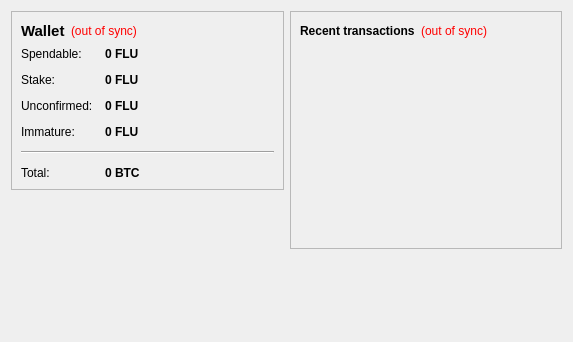
<?xml version="1.0" encoding="UTF-8"?>
<ui version="4.0">
 <class>OverviewPage</class>
 <widget class="QWidget" name="OverviewPage">
  <property name="geometry">
   <rect>
    <x>0</x>
    <y>0</y>
    <width>573</width>
    <height>342</height>
   </rect>
  </property>
  <property name="windowTitle">
   <string>Form</string>
  </property>
  <layout class="QHBoxLayout" name="horizontalLayout" stretch="1,1">
   <item>
    <layout class="QVBoxLayout" name="verticalLayout_2">
     <item>
      <widget class="QFrame" name="frame">
       <property name="frameShape">
        <enum>QFrame::StyledPanel</enum>
       </property>
       <property name="frameShadow">
        <enum>QFrame::Raised</enum>
       </property>
       <layout class="QVBoxLayout" name="verticalLayout_4">
        <item>
         <layout class="QHBoxLayout" name="horizontalLayout_4">
          <item>
           <widget class="QLabel" name="label_5">
            <property name="font">
             <font>
              <pointsize>11</pointsize>
              <weight>75</weight>
              <bold>true</bold>
             </font>
            </property>
            <property name="text">
             <string>Wallet</string>
            </property>
           </widget>
          </item>
          <item>
           <widget class="QLabel" name="labelWalletStatus">
            <property name="toolTip">
             <string>The displayed information may be out of date. Your wallet automatically synchronizes with the FlumpCoin network after a connection is established, but this process has not completed yet.</string>
            </property>
            <property name="styleSheet">
             <string notr="true">QLabel { color: red; }</string>
            </property>
            <property name="text">
             <string notr="true">(out of sync)</string>
            </property>
            <property name="alignment">
             <set>Qt::AlignLeading|Qt::AlignLeft|Qt::AlignVCenter</set>
            </property>
           </widget>
          </item>
          <item>
           <spacer name="horizontalSpacer_2">
            <property name="orientation">
             <enum>Qt::Horizontal</enum>
            </property>
            <property name="sizeHint" stdset="0">
             <size>
              <width>40</width>
              <height>20</height>
             </size>
            </property>
           </spacer>
          </item>
         </layout>
        </item>
        <item>
         <layout class="QFormLayout" name="formLayout_2">
          <property name="fieldGrowthPolicy">
           <enum>QFormLayout::AllNonFixedFieldsGrow</enum>
          </property>
          <property name="horizontalSpacing">
           <number>12</number>
          </property>
          <property name="verticalSpacing">
           <number>12</number>
          </property>
          <item row="0" column="0">
           <widget class="QLabel" name="label">
            <property name="text">
             <string>Spendable:</string>
            </property>
           </widget>
          </item>
          <item row="0" column="1">
           <widget class="QLabel" name="labelBalance">
            <property name="font">
             <font>
              <weight>75</weight>
              <bold>true</bold>
             </font>
            </property>
            <property name="cursor">
             <cursorShape>IBeamCursor</cursorShape>
            </property>
            <property name="toolTip">
             <string>Your current spendable balance</string>
            </property>
            <property name="text">
             <string notr="true">0 FLU</string>
            </property>
            <property name="textInteractionFlags">
             <set>Qt::LinksAccessibleByMouse|Qt::TextSelectableByKeyboard|Qt::TextSelectableByMouse</set>
            </property>
           </widget>
          </item>
          <item row="1" column="0">
           <widget class="QLabel" name="label_6">
            <property name="text">
             <string>Stake:</string>
            </property>
           </widget>
          </item>
          <item row="1" column="1">
           <widget class="QLabel" name="labelStake">
            <property name="font">
             <font>
              <weight>75</weight>
              <bold>true</bold>
             </font>
            </property>
            <property name="cursor">
             <cursorShape>IBeamCursor</cursorShape>
            </property>
            <property name="toolTip">
             <string>Total of coins that was staked, and do not yet count toward the current balance</string>
            </property>
            <property name="text">
             <string notr="true">0 FLU</string>
            </property>
            <property name="textInteractionFlags">
             <set>Qt::LinksAccessibleByMouse|Qt::TextSelectableByKeyboard|Qt::TextSelectableByMouse</set>
            </property>
           </widget>
          </item>
          <item row="2" column="0">
           <widget class="QLabel" name="label_3">
            <property name="text">
             <string>Unconfirmed:</string>
            </property>
           </widget>
          </item>
          <item row="2" column="1">
           <widget class="QLabel" name="labelUnconfirmed">
            <property name="font">
             <font>
              <weight>75</weight>
              <bold>true</bold>
             </font>
            </property>
            <property name="cursor">
             <cursorShape>IBeamCursor</cursorShape>
            </property>
            <property name="toolTip">
             <string>Total of transactions that have yet to be confirmed, and do not yet count toward the current balance</string>
            </property>
            <property name="text">
             <string notr="true">0 FLU</string>
            </property>
            <property name="textInteractionFlags">
             <set>Qt::LinksAccessibleByMouse|Qt::TextSelectableByKeyboard|Qt::TextSelectableByMouse</set>
            </property>
           </widget>
          </item>
          <item row="3" column="0">
           <widget class="QLabel" name="labelImmatureText">
            <property name="text">
             <string>Immature:</string>
            </property>
           </widget>
          </item>
          <item row="3" column="1">
           <widget class="QLabel" name="labelImmature">
            <property name="font">
             <font>
              <weight>75</weight>
              <bold>true</bold>
             </font>
            </property>
            <property name="toolTip">
             <string>Mined balance that has not yet matured</string>
            </property>
            <property name="text">
             <string notr="true">0 FLU</string>
            </property>
            <property name="textInteractionFlags">
             <set>Qt::LinksAccessibleByMouse|Qt::TextSelectableByKeyboard|Qt::TextSelectableByMouse</set>
            </property>
           </widget>
          </item>
          <item row="4" column="0" colspan="2">
           <widget class="Line" name="line">
            <property name="orientation">
             <enum>Qt::Horizontal</enum>
            </property>
           </widget>
          </item>
          <item row="5" column="0">
           <widget class="QLabel" name="labelTotalText">
            <property name="text">
             <string>Total:</string>
            </property>
           </widget>
          </item>
          <item row="5" column="1">
           <widget class="QLabel" name="labelTotal">
            <property name="font">
             <font>
              <weight>75</weight>
              <bold>true</bold>
             </font>
            </property>
            <property name="cursor">
             <cursorShape>IBeamCursor</cursorShape>
            </property>
            <property name="toolTip">
             <string>Your current total balance</string>
            </property>
            <property name="text">
             <string notr="true">0 BTC</string>
            </property>
            <property name="textInteractionFlags">
             <set>Qt::LinksAccessibleByMouse|Qt::TextSelectableByKeyboard|Qt::TextSelectableByMouse</set>
            </property>
           </widget>
          </item>
         </layout>
        </item>
       </layout>
      </widget>
     </item>
     <item>
      <spacer name="verticalSpacer">
       <property name="orientation">
        <enum>Qt::Vertical</enum>
       </property>
       <property name="sizeHint" stdset="0">
        <size>
         <width>20</width>
         <height>40</height>
        </size>
       </property>
      </spacer>
     </item>
    </layout>
   </item>
   <item>
    <layout class="QVBoxLayout" name="verticalLayout_3">
     <item>
      <widget class="QFrame" name="frame_2">
       <property name="frameShape">
        <enum>QFrame::StyledPanel</enum>
       </property>
       <property name="frameShadow">
        <enum>QFrame::Raised</enum>
       </property>
       <layout class="QVBoxLayout" name="verticalLayout">
        <item>
         <layout class="QHBoxLayout" name="horizontalLayout_2">
          <item>
           <widget class="QLabel" name="label_4">
            <property name="text">
             <string>&lt;b&gt;Recent transactions&lt;/b&gt;</string>
            </property>
           </widget>
          </item>
          <item>
           <widget class="QLabel" name="labelTransactionsStatus">
            <property name="toolTip">
             <string>The displayed information may be out of date. Your wallet automatically synchronizes with the FlumpCoin network after a connection is established, but this process has not completed yet.</string>
            </property>
            <property name="styleSheet">
             <string notr="true">QLabel { color: red; }</string>
            </property>
            <property name="text">
             <string notr="true">(out of sync)</string>
            </property>
            <property name="alignment">
             <set>Qt::AlignRight|Qt::AlignTrailing|Qt::AlignVCenter</set>
            </property>
           </widget>
          </item>
          <item>
           <spacer name="horizontalSpacer">
            <property name="orientation">
             <enum>Qt::Horizontal</enum>
            </property>
            <property name="sizeHint" stdset="0">
             <size>
              <width>40</width>
              <height>20</height>
             </size>
            </property>
           </spacer>
          </item>
         </layout>
        </item>
        <item>
         <widget class="QListView" name="listTransactions">
          <property name="styleSheet">
           <string notr="true">QListView { background: transparent; }</string>
          </property>
          <property name="frameShape">
           <enum>QFrame::NoFrame</enum>
          </property>
          <property name="verticalScrollBarPolicy">
           <enum>Qt::ScrollBarAlwaysOff</enum>
          </property>
          <property name="horizontalScrollBarPolicy">
           <enum>Qt::ScrollBarAlwaysOff</enum>
          </property>
          <property name="selectionMode">
           <enum>QAbstractItemView::NoSelection</enum>
          </property>
         </widget>
        </item>
       </layout>
      </widget>
     </item>
     <item>
      <spacer name="verticalSpacer_2">
       <property name="orientation">
        <enum>Qt::Vertical</enum>
       </property>
       <property name="sizeHint" stdset="0">
        <size>
         <width>20</width>
         <height>40</height>
        </size>
       </property>
      </spacer>
     </item>
    </layout>
   </item>
  </layout>
 </widget>
 <resources/>
 <connections/>
</ui>
